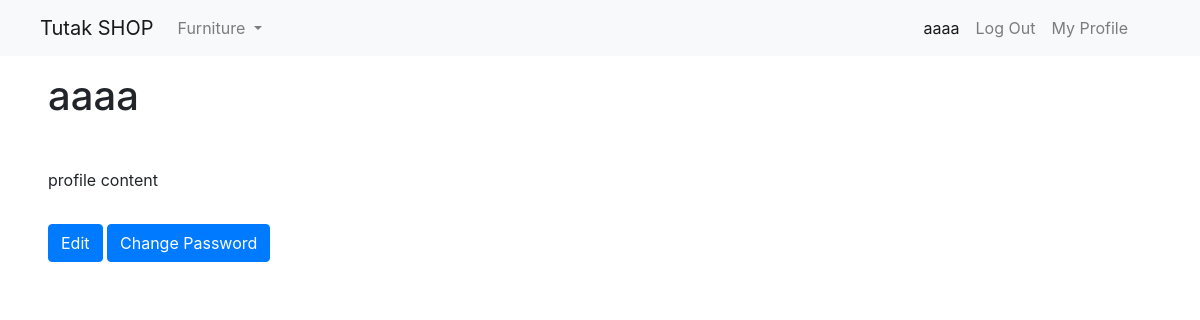
Before: /myprofile (signed in) with the older database file.
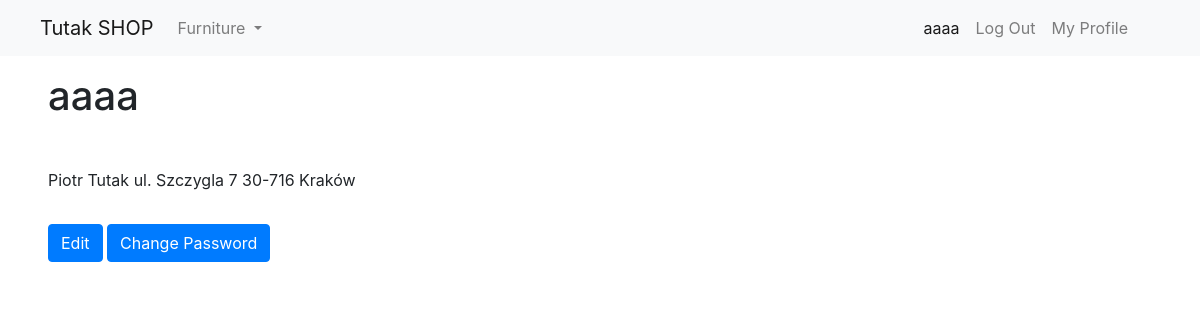
After: the same page with the newer database file.
### tables this page shows
CREATE TABLE users (
	id                   integer NOT NULL  PRIMARY KEY autoincrement,
	username             varchar(100) NOT NULL UNIQUE,
	password             varchar(100) NOT NULL,
	id_profile           integer NOT NULL,
	id_role              integer NOT NULL,
	FOREIGN KEY ( id_role ) REFERENCES roles( id ),
	FOREIGN KEY ( id_profile ) REFERENCES profiles( id )
 );

CREATE TABLE profiles (
	id                   integer NOT NULL  PRIMARY KEY autoincrement,
	profile              text NOT NULL
 );

### advanced_internet_engineering/routes.py (the view)
@app.route("/myprofile", methods=["GET"])
@login_required
def my_profile():
    data = database.get_profile(g.user["id"])
    return render_template("shop/profile.html", data=data)

### advanced_internet_engineering/auth.py (called while the page is built)
@auth_blueprint.before_app_request
def load_logged_in_user():
    user_id = session.get("user_id")
    if user_id is None:
        g.user = None
        g.role = None
    else:
        user = database.read("users", {"id": user_id})[0]
        del user["password"]
        g.user = user
        role = database.read("roles", {"id": user["id_role"]})[0]
        g.role = role["name"]

def login_required(view):
    @functools.wraps(view)
    def wrapped_view(**kwargs):
        if g.user is None:
            return redirect(url_for("auth.login"))
        return view(**kwargs)
    return wrapped_view

### advanced_internet_engineering/database.py (called while the page is built)
    @contextmanager
    def _get_database(self):
        database = sqlite3.connect(self._path, detect_types=sqlite3.PARSE_DECLTYPES)
        database.row_factory = sqlite3.Row
        yield database
        database.close()

    def _get_equality_keys(self, data, prefix=""):
        sorted_keys = sorted(data.keys())
        prefixed_keys = (f"{prefix}{key}" for key in sorted_keys)
        return (prefixed_keys, tuple(f"{key} = :{prefix}{key}" for key in sorted_keys))

    def read(self, schema, data, cursor=None):
        if data is None:
            query_str = f"SELECT * FROM {schema}"
            data = {}
        else:
            _, query = self._get_equality_keys(data)
            query = " AND ".join(query)
            query_str = f"SELECT * FROM {schema} WHERE {query};"
        with self._get_database() as database:
            if cursor is None:
                cursor = database.cursor()
            return [dict(row) for row in cursor.execute(query_str, data)]

    def get_profile(self, user_id):
        query_str = (
            "SELECT users.username, profiles.profile "
            "FROM users INNER JOIN profiles "
            "ON users.id_profile = profiles.id "
            "WHERE users.id = ?;"
        )
        with self._get_database() as database:
            cursor = database.cursor()
            return dict(next(cursor.execute(query_str, (user_id,))))

### advanced_internet_engineering/templates/shop/profile.html (shortened to what this page needs)
{% extends 'base.html' %}
{% block content %}
    <h1 class="mt-3">
        {{ data["username"] }}
    </h1>
    {% if request.url_rule.rule == "/myprofile" %}
    <p class="mt-5">
        {{ data["profile"] }}
    </p>
    <a href="{{ url_for('my_profile_edit') }}">
        <button class="btn btn-primary mt-3">
            Edit
        </button>
    </a>
    {% endif %}
    <button class="btn btn-primary mt-3">
        Change Password
    </button>
{% endblock %}

### advanced_internet_engineering/templates/base.html (shortened to what this page needs)
<!doctype html>
<html>
  <head>
    <link rel="stylesheet" href="https://stackpath.bootstrapcdn.com/bootstrap/4.3.1/css/bootstrap.min.css">
  </head>
  <body>
    <nav class="navbar navbar-expand-lg navbar-light bg-light">
      <a class="navbar-brand ml-4" href="#">Tutak SHOP</a>
      <div class="collapse navbar-collapse" id="navbarSupportedContent">
        <ul class="navbar-nav mr-auto">
          <li class="nav-item dropdown">
            <a class="nav-link dropdown-toggle" href="#" id="navbarDropdown" role="button" data-toggle="dropdown" aria-haspopup="true" aria-expanded="false">
              Furniture
            </a>
          </li>
        </ul>
        <ul class="navbar-nav ml-auto mr-5">
          {% if g.user %}
          <li class="nav-item active"><a class="nav-link" href="#"><span>{{ g.user["username"] }}</span></a></li>
          <li class="nav-item"><a class="nav-link" href="{{ url_for('auth.logout') }}">Log Out</a></li>
          <li class="nav-item"><a class="nav-link" href="{{ url_for('my_profile') }}">My Profile</a></li>
          {% else %}
          <li class="nav-item"><a class="nav-link" href="{{ url_for('auth.register') }}">Register</a></li>
          <li class="nav-item"><a class="nav-link" href="{{ url_for('auth.login') }}">Log In</a></li>
          {% endif %}
        </ul>
      </div>
    </nav>
    <section class="mx-5">
      {% block content %}{% endblock %}
    </section>
  </body>
</html>

Changed rows visible on the page:
changed profiles: profile "profile content" → "Piotr Tutak ul. Szczygla 7 30-716 Kraków"
